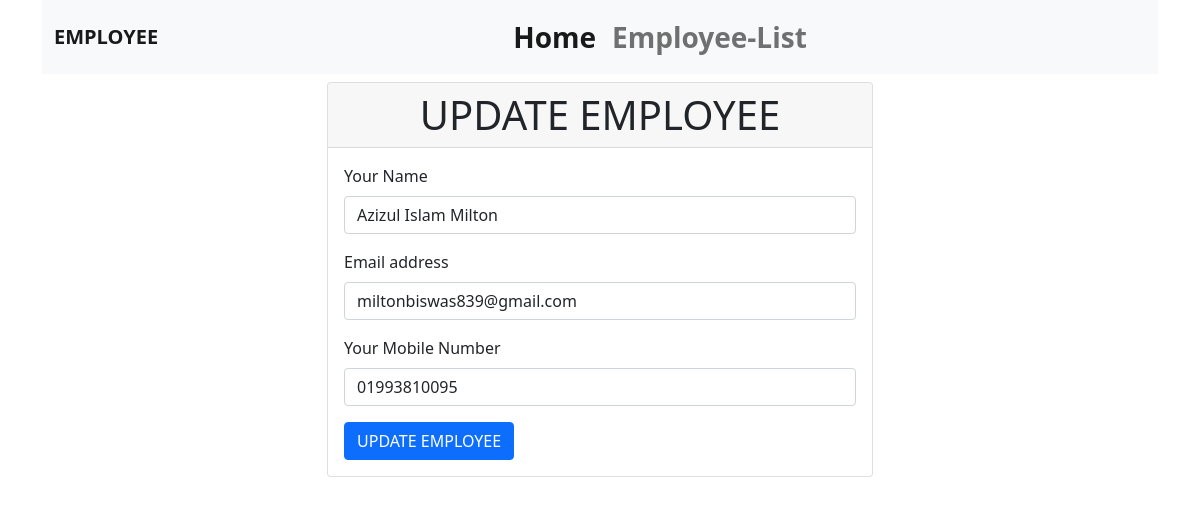
Screenshot of /w3scloud/employee_edit.php?employee_id=80 with the database file from the repository.
### tables this page shows
CREATE TABLE `employee_list` (
  `id` int(11) NOT NULL,
  `employee_name` varchar(100) NOT NULL,
  `employee_email` varchar(100) NOT NULL,
  `employee_number` varchar(20) NOT NULL
);

### w3scloud/employee_edit.php (the view, shortened to what this page needs)
<?php
require_once("includes/header.php");
require_once("includes/navbar.php");
require_once("includes/db.php");
$id = $_GET['employee_id'];
$select_query = "SELECT * FROM employee_list WHERE id = $id";
$from_db = mysqli_query($db_connect, $select_query);
$after_fetch_assoc = mysqli_fetch_assoc($from_db);
?>
<div class="container mt-2">
    <div class="row">
        <div class="col-md-6 m-auto">
            <div class="card">
                <h1 class="card-header text-uppercase text-center">Update Employee</h1>
                <div class="card-body">
                    <form action="employee_edit_post.php" method="POST">
                        <div class="mb-3">
                            <label for="inputname" class="form-label">Your Name</label>
                            <input type="text" class="form-control" id="inputname" name="employee_name" value="<?=$after_fetch_assoc['employee_name']?>">
                        </div>
                        <div class="mb-3">
                            <label for="inputemail" class="form-label">Email address</label>
                            <input type="text" class="form-control" id="inputemail" name="employee_email" value="<?=$after_fetch_assoc['employee_email']?>">
                        </div>
                        <div class="mb-3">
                            <label for="inputname" class="form-label">Your Mobile Number</label>
                            <input type="number" class="form-control" id="inputname" name="employee_number" value="<?=$after_fetch_assoc['employee_number']?>">
                        </div>
                        <button type="submit" class="btn btn-primary text-uppercase">Update Employee</button>
                    </form>
                </div>
            </div>
        </div>
    </div>
</div>
<?php
require_once("includes/footer.php");
?>

### rows the page displays
employee_list: employee_name "Azizul Islam Milton", employee_email "miltonbiswas839@gmail.com", employee_number "01993810095"
